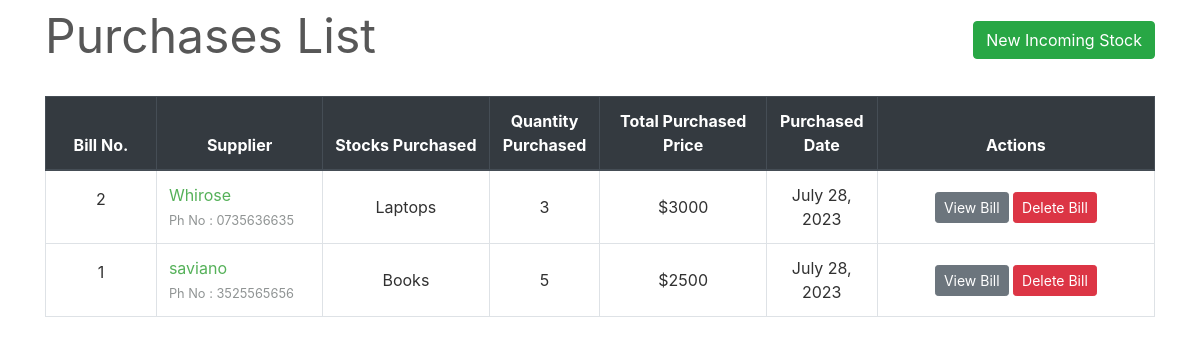
The page /transactions/purchases/ on the database its author committed.
### transactions/models.py (models this page shows, shortened)
class PurchaseBill(models.Model):
    billno = models.AutoField(primary_key=True)
    time = models.DateTimeField(auto_now=True)
    supplier = models.ForeignKey(Supplier, on_delete = models.CASCADE, related_name='purchasesupplier')
    def get_items_list(self):
        return PurchaseItem.objects.filter(billno=self)
    def get_total_price(self):
        purchaseitems = PurchaseItem.objects.filter(billno=self)
        total = 0
        for item in purchaseitems:
            total += item.totalprice
        return total

class Supplier(models.Model):
    id = models.AutoField(primary_key=True)
    name = models.CharField(max_length=150)
    phone = models.CharField(max_length=12, unique=True)
    address = models.CharField(max_length=200)
    email = models.EmailField(max_length=254, unique=True)
    gstin = models.CharField(max_length=15, unique=True)
    is_deleted = models.BooleanField(default=False)
    def __str__(self):
	    return self.name

class PurchaseItem(models.Model):
    billno = models.ForeignKey(PurchaseBill, on_delete = models.CASCADE, related_name='purchasebillno')
    stock = models.ForeignKey(Stock, on_delete = models.CASCADE, related_name='purchaseitem')
    quantity = models.IntegerField(default=1)
    perprice = models.IntegerField(default=1)
    totalprice = models.IntegerField(default=1)

### inventory/models.py (models this page shows, shortened)
class Stock(models.Model):
    id = models.AutoField(primary_key=True)
    name = models.CharField(max_length=30, unique=True)
    quantity = models.IntegerField(default=1)
    is_deleted = models.BooleanField(default=False)

### transactions/views.py (the view)
# urls.py: path('purchases/', views.PurchaseView.as_view(), name='purchases-list'),
class PurchaseView(ListView):
    model = PurchaseBill
    template_name = "purchases/purchases_list.html"
    context_object_name = 'bills'
    ordering = ['-time']
    paginate_by = 10

### transactions/templates/purchases/purchases_list.html (shortened to what this page needs)
{% extends "base.html" %}
{% load widget_tweaks %}
{% block content %}
    <div class="row" style="color: #575757; font-style: bold; font-size: 3rem;">
        <div class="col-md-8">Purchases List</div>
        <div class="col-md-4">
            <div style="float:right;"> <a class="btn btn-success" href="{% url 'select-supplier' %}">New Incoming Stock</a> </div>
        </div>
    </div>
    <br>
    <table class="table table-css table-hover table-bordered">
        <thead class="thead-dark align-middle">
            <tr>
                <th width="10%">Bill No.</th>
                <th width="15%">Supplier</th>
                <th width="15%">Stocks Purchased</th>
                <th width="10%">Quantity Purchased</th>
                <th width="15%">Total Purchased Price</th>
                <th width="10%">Purchased Date</th>
                <th width="25%">Actions</th>
            </tr>
        </thead>
{% if bills %}
        <tbody>
            {% for purchase in bills %}
            <tr>
                <td class="align-middle"> <p>{{ purchase.billno }}</p> </td>
                <td class="">
                    {% if purchase.supplier.is_deleted %}
                        {{ purchase.supplier }}<br>
                    {% else %}
                        <a href="{% url 'supplier' purchase.supplier.name %}">{{ purchase.supplier }}</a> <br>
                    {% endif %}
                    <small style="color: #909494">Ph No : {{ purchase.supplier.phone }}</small>
                </td>
                <td class="align-middle">{% for item in purchase.get_items_list %} {{ item.stock.name }} <br> {% endfor %}</td>
                <td class="align-middle">{% for item in purchase.get_items_list %} {{ item.quantity }} <br> {% endfor %}</td>
                <td class="align-middle">${{ purchase.get_total_price }}</td>
                <td class="align-middle">{{ purchase.time.date }}</td>
                <td class="align-middle"> <a href="{% url 'purchase-bill' purchase.billno %}" class="btn btn-secondary btn-sm">View Bill</a> <a href="{% url 'delete-purchase' purchase.pk %}" class="btn btn-danger btn-sm">Delete Bill</a> </td>
            </tr>
            {% endfor %}
        </tbody>
    </table>
{% else %}
        <tbody></tbody>
    </table>
    <br><br><br><br><br><br><br><br>
    <div style="color: #575757; font-style: bold; font-size: 1.5rem; text-align: center;">The records are empty. Please try adding some.</div>
{% endif %}
{% endblock content %}

### homepage/static/css/main.css (style rules this page uses)
body, html { height: 100%; }
p { color: rgb(49, 49, 49); }
a { color: #55b159; }
.table-css { color: #313131; }
.align-middle { text-align: center; }

### rows shown on the page
PurchaseBill: billno "2", supplier "Whirose", supplier.phone "0735636635", get_total_price "3000", time "July 28, 2023"
PurchaseItem: stock.name "Laptops", quantity "3"
PurchaseBill: billno "1", supplier "saviano", supplier.phone "3525565656", get_total_price "2500", time "July 28, 2023"
PurchaseItem: stock.name "Books", quantity "5"
